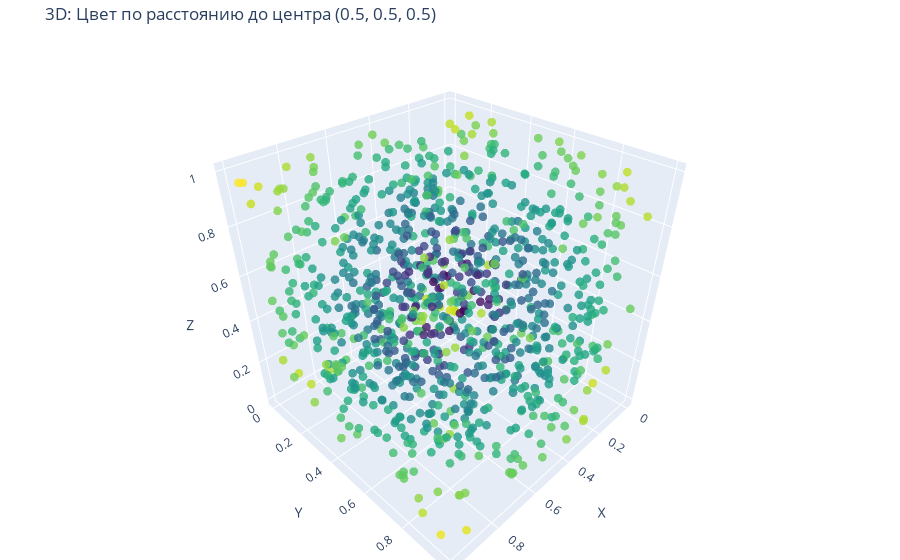

The notebook cell this image was saved under:
### Code cell
rgb_colors_alt = [
    f'rgb({int(r*255)},{int(g*255)},{int(b*255)})'
    for r, g, b in colors_alt
]

fig_alt = go.Figure(data=go.Scatter3d(
    x=points[:, 0],
    y=points[:, 1],
    z=points[:, 2],
    mode='markers',
    marker=dict(
        size=3,
        color=rgb_colors_alt,
        opacity=0.8
    )
))

fig_alt.update_layout(
    title="3D: Цвет по расстоянию до центра (0.5, 0.5, 0.5)",
    scene=dict(
        xaxis_title='X',
        yaxis_title='Y',
        zaxis_title='Z',
        aspectmode='cube'
    ),
    margin=dict(l=0, r=0, b=0, t=40)
)

fig_alt.show()

### Figure 1 — Plotly figure (JSON) as saved in the notebook; plotly's stock layout.template omitted (floating-point values rounded to 4 significant figures; data arrays with more than 128 entries replaced by an {"elided": "..."} marker saying what was removed)
{"data": [{"marker": {"color": {"elided": "1000 str values"}, "opacity": 0.8, "size": 3}, "mode": "markers", "type": "scatter3d", "x": {"elided": "1000 float values"}, "y": {"elided": "1000 float values"}, "z": {"elided": "1000 float values"}}], "layout": {"margin": {"b": 0, "l": 0, "r": 0, "t": 40}, "scene": {"aspectmode": "cube", "xaxis": {"title": {"text": "X"}}, "yaxis": {"title": {"text": "Y"}}, "zaxis": {"title": {"text": "Z"}}}, "title": {"text": "3D: Цвет по расстоянию до центра (0.5, 0.5, 0.5)"}}}
